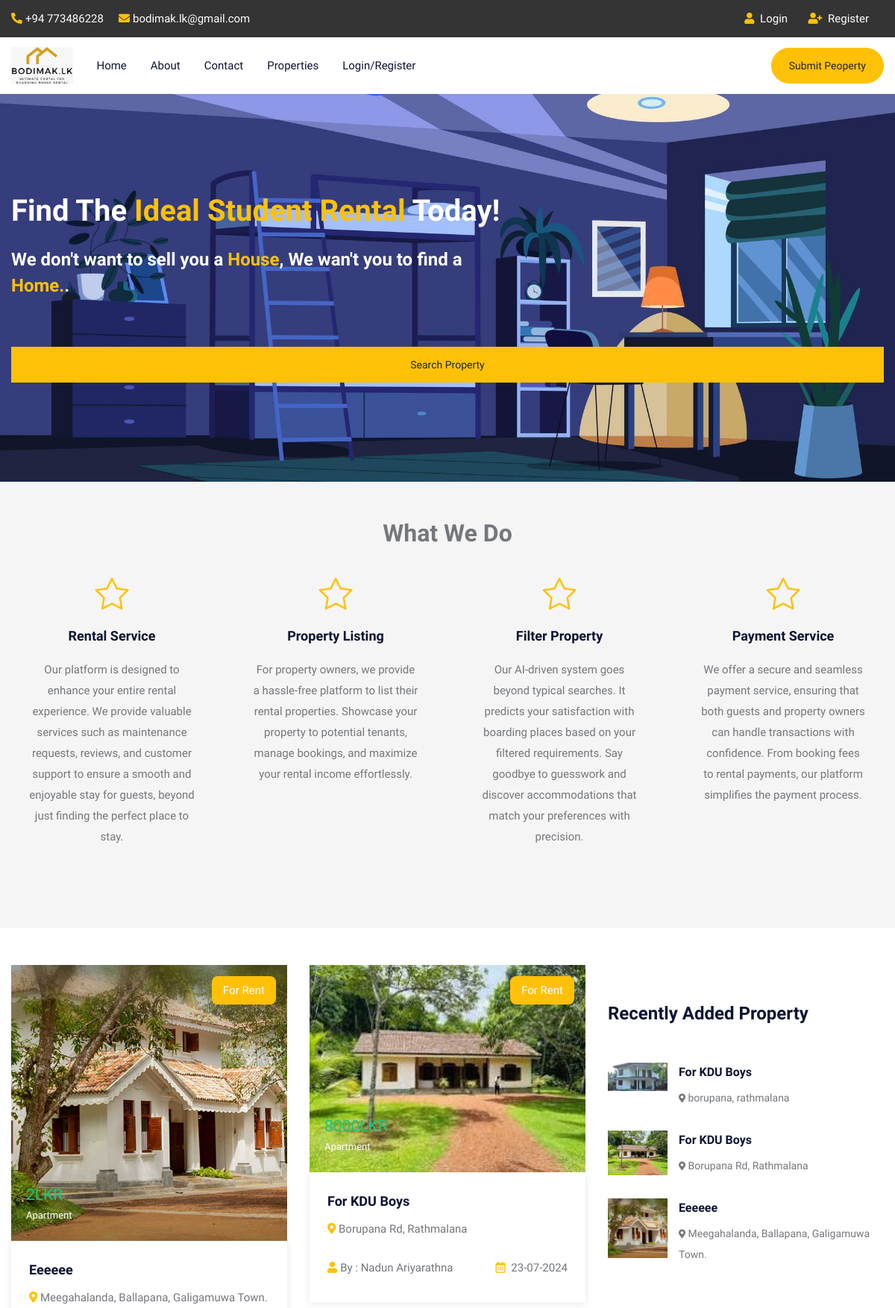
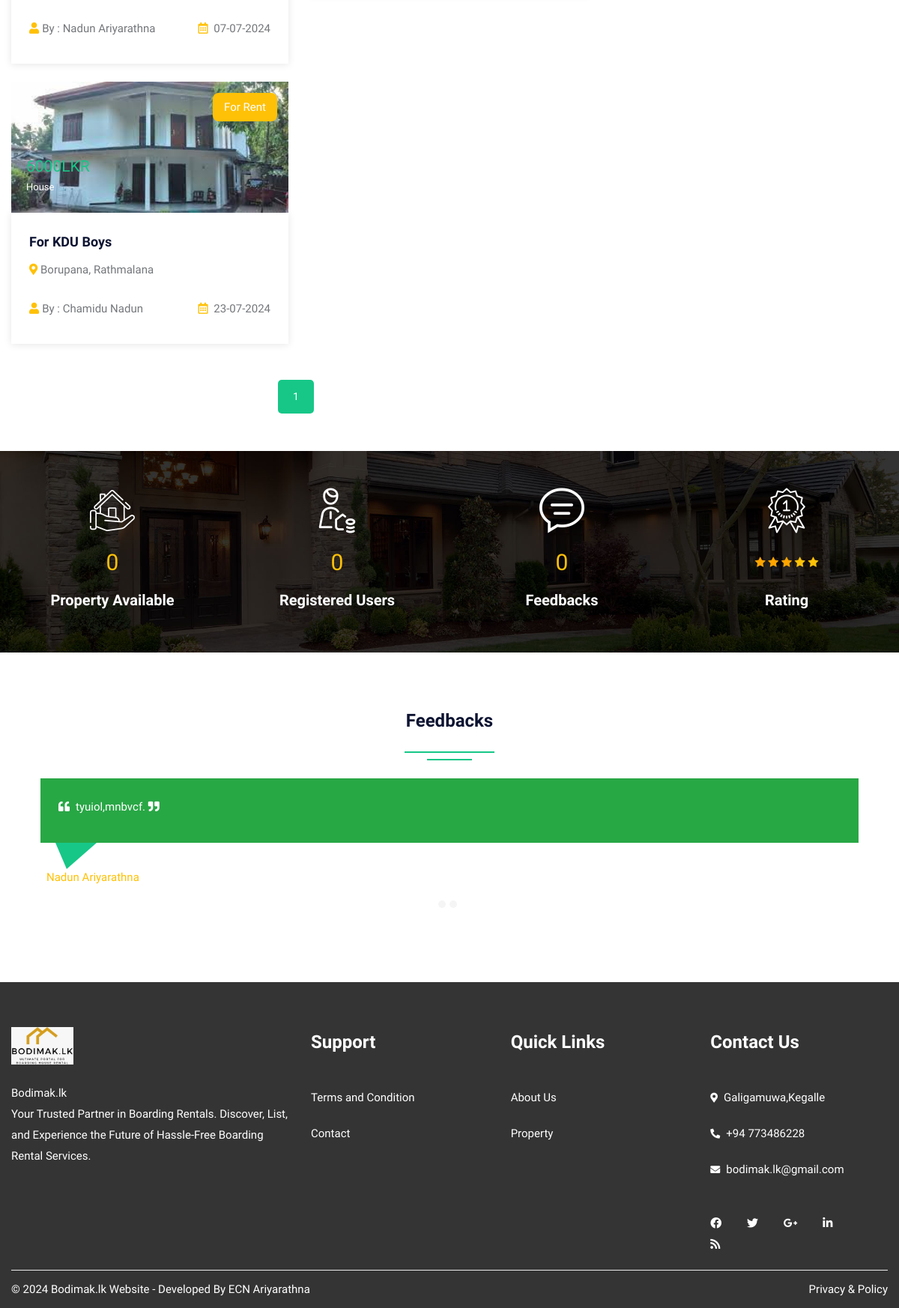
The page / on the database its author committed (2 pictures, top to bottom).
### tables this page shows
CREATE TABLE `property` (
  `pid` int(50) NOT NULL,
  `title` varchar(200) NOT NULL,
  `pcontent` varchar(500) NOT NULL,
  `type` varchar(100) NOT NULL,
  `bpr` int(50) NOT NULL,
  `bedroom` int(50) NOT NULL,
  `bathroom` int(50) NOT NULL,
  `btype` varchar(50) NOT NULL,
  `balcony` int(50) NOT NULL,
  `kitchen` int(50) NOT NULL,
  `floor` varchar(50) NOT NULL,
  `foodoption` varchar(50) NOT NULL,
  `rent` int(50) NOT NULL,
  `kmoney` int(50) NOT NULL,
  `address` varchar(200) NOT NULL,
  `city` varchar(100) NOT NULL,
  `district` varchar(100) NOT NULL,
  `feature` varchar(500) NOT NULL,
  `pimage` varchar(300) NOT NULL,
  `pimage1` varchar(300) NOT NULL,
  `pimage2` varchar(300) NOT NULL,
  `pimage3` varchar(300) NOT NULL,
  `uid` int(50) NOT NULL,
  `location_link` varchar(300) NOT NULL,
  `date` datetime NOT NULL DEFAULT current_timestamp(),
  `isFeatured` varchar(50) NOT NULL
);

CREATE TABLE `user` (
  `uid` int(50) NOT NULL,
  `uname` varchar(100) NOT NULL,
  `uemail` varchar(100) NOT NULL,
  `uphone` varchar(20) NOT NULL,
  `upass` varchar(50) NOT NULL,
  `uimage` varchar(300) NOT NULL
);

CREATE TABLE `feedback` (
  `fid` int(50) NOT NULL,
  `uid` int(50) NOT NULL,
  `fdescription` varchar(300) NOT NULL,
  `status` int(1) NOT NULL,
  `date` datetime NOT NULL DEFAULT current_timestamp()
);

### index.php (the view, shortened to what this page needs)
<?php
include("config.php");
$itemsPerPage = 6;
$page = isset($_GET['page']) ? intval($_GET['page']) : 1;
$offset = ($page - 1) * $itemsPerPage;
$query = mysqli_query($con, "SELECT property.*, user.uname, user.uimage
                             FROM `property`, `user`
                             WHERE property.uid = user.uid
                             LIMIT $offset, $itemsPerPage");
?>
<!DOCTYPE html>
<html lang="en">
<head>
<link rel="stylesheet" type="text/css" href="css/bootstrap.min.css">
<link rel="stylesheet" type="text/css" href="css/jquery-ui.css">
<link rel="stylesheet" type="text/css" href="css/layerslider.css">
<link rel="stylesheet" type="text/css" href="css/color.css">
<link rel="stylesheet" type="text/css" href="css/owl.carousel.min.css">
<link rel="stylesheet" type="text/css" href="css/font-awesome.min.css">
<link rel="stylesheet" type="text/css" href="fonts/flaticon/flaticon.css">
<link rel="stylesheet" type="text/css" href="css/style.css">
<link rel="stylesheet" type="text/css" href="css/login.css">
<link rel="stylesheet" href="https://cdnjs.cloudflare.com/ajax/libs/font-awesome/4.7.0/css/font-awesome.min.css">
</head>
<body>
<div id="page-wrapper">
    <div class="row">
		<?php include("include/header.php");?>
        <div class="overlay-black w-100 slider-banner1 position-relative" style="background-image: url('2q.jpg');
        background-size: cover; background-position: center center; background-repeat: no-repeat;">
            <div class="container h-100">
                <div class="row h-100 align-items-center">
                    <div class="col-lg-12">
                        <div class="text-white">
                            <h1 class="mb-4">Find The <span class="text-warning"> Ideal Student Rental </span> Today! </h1>
                            <h4>  We don't want to sell you a <span class="text-warning">House</span>, We wan't you to find a
                            <span class="text-warning"><br>Home.</span>. </h4><br><br>
                            <a href="filterproperty.php"><button type="button" name="filter" class="btn btn-warning w-100">Search Property</button></a><br>
                            </div>
                    </div>
                </div>
            </div>
        </div>
        <div class="full-row bg-gray">
            <div class="container">
                <div class="row">
                    <div class="col-lg-12">
                        <h2 class="text-black text-center mb-3">What We Do</h2></div>
                </div>
                <div class="text-box-one">
                    <div class="row">
                        <div class="col-lg-3 col-md-6">
                            <div class="p-4 text-center hover-bg-white hover-shadow rounded mb-4 transation-3s">
								<i class="flaticon-star text-warning flat-medium" aria-hidden="true"></i>
                                <h5 class="text-secondary hover-text-warning py-3 m-0"><a href="#">Rental Service</a></h5>
                                <p>Our platform is designed to enhance your entire rental experience. We provide valuable services such as maintenance requests, reviews, and customer support to ensure a smooth and enjoyable stay for guests, beyond just finding the perfect place to stay.</p>
                            </div>
                        </div>
                        <div class="col-lg-3 col-md-6">
                            <div class="p-4 text-center hover-bg-white hover-shadow rounded mb-4 transation-3s">
								<i class="flaticon-star text-warning flat-medium" aria-hidden="true"></i>
                                <h5 class="text-secondary hover-text-warning py-3 m-0"><a href="#">Property Listing</a></h5>
                                <p>For property owners, we provide a hassle-free platform to list their rental properties. Showcase your property to potential tenants, manage bookings, and maximize your rental income effortlessly.</p>
                            </div>
                        </div>
                        <div class="col-lg-3 col-md-6">
                            <div class="p-4 text-center hover-bg-white hover-shadow rounded mb-4 transation-3s">
								<i class="flaticon-star text-warning flat-medium" aria-hidden="true"></i>
                                <h5 class="text-secondary hover-text-warning py-3 m-0"><a href="#">Filter Property</a></h5>
                                <p>Our AI-driven system goes beyond typical searches. It predicts your satisfaction with boarding places based on your filtered requirements. Say goodbye to guesswork and discover accommodations that match your preferences with precision.</p>
                            </div>
                        </div>
                        <div class="col-lg-3 col-md-6">
                            <div class="p-4 text-center hover-bg-white hover-shadow rounded mb-4 transation-3s">
								<i class="flaticon-star text-warning flat-medium" aria-hidden="true"></i>
                                <h5 class="text-secondary hover-text-warning py-3 m-0"><a href="#">Payment Service</a></h5>
                                <p>We offer a secure and seamless payment service, ensuring that both guests and property owners can handle transactions with confidence. From booking fees to rental payments, our platform simplifies the payment process.</p>
                            </div>
                        </div>
                    </div>
                </div>
            </div>
        </div>
        <div class="full-row">
            <div class="container">
                <div class="row">
                    <div class="col-lg-8">
                        <div class="row">
                            <?php
                            while ($row = mysqli_fetch_array($query)) {
                                ?>
                                <div class="col-md-6">
                                    <div class="featured-thumb hover-zoomer mb-4">
                                        <div class="overlay-black overflow-hidden position-relative"> <img src="admin/property/<?php echo $row['18'];?>" alt="pimage">
                                        <div class="sale bg-warning text-white">For Rent</div>
                                        <div class="price text-primary text-capitalize"><?php echo $row['rent'];?>LKR <span class="text-white"><?php echo $row['type'];?></span></div>
                                    </div>
                                    <div class="featured-thumb-data shadow-one">
                                        <div class="p-4">
                                            <h5 class="text-secondary hover-text-warning mb-2 text-capitalize"><a href="propertydetail.php?pid=<?php echo $row['0'];?>"><?php echo $row['1'];?></a></h5>
                                            <span class="location text-capitalize"><i class="fas fa-map-marker-alt text-warning"></i> <?php echo $row['14'];?></span> </div>
                                            <div class="px-4 pb-4 d-inline-block w-100">
                                                <div class="float-left text-capitalize"><i class="fas fa-user text-warning mr-1"></i>By : <?php echo $row['uname'];?></div>
                                                <div class="float-right"><i class="far fa-calendar-alt text-warning mr-1"></i> <?php echo date('d-m-Y', strtotime($row['date']));?></div>
                                            </div>
                                        </div>
                                    </div>
                                </div>
                            <?php
                            }
                            ?>
                            <div class="col-md-12">
                                <nav aria-label="Page navigation">
                                    <ul class="pagination justify-content-center mt-4">
                                        <?php
                                        $totalPropertiesQuery = mysqli_query($con, "SELECT COUNT(*) as total FROM `property`");
                                        $totalProperties = mysqli_fetch_assoc($totalPropertiesQuery)['total'];
                                        $totalPages = ceil($totalProperties / $itemsPerPage);
                                        for ($i = 1; $i <= $totalPages; $i++) {
                                            $activeClass = ($page == $i) ? 'active' : '';
                                            echo '<li class="page-item ' . $activeClass . '"><a class="page-link" href="?page=' . $i . '">' . $i . '</a></li>';
                                        }
                                        ?>
                                    </ul>
                                </nav>
                            </div>
                        </div>
                    </div>
                    <div class="col-lg-4">
                        <div class="sidebar-widget mt-5">
                            <h4 class="double-down-line-left text-secondary position-relative pb-4 mb-4">Recently Added Property</h4>
                            <ul class="property_list_widget">
								<?php
								$query=mysqli_query($con,"SELECT * FROM `property` ORDER BY date DESC LIMIT 5;");
										while($row=mysqli_fetch_array($query))
										{
								?>
                                <li> <img src="admin/property/<?php echo $row['18'];?>" alt="pimage">
                                    <h6 class="text-secondary hover-text-warning text-capitalize"><a href="propertydetail.php?pid=<?php echo $row['0'];?>"><?php echo $row['1'];?></a></h6>
                                    <span class="font-14"><i class="fas fa-map-marker-alt icon-success icon-small"></i> <?php echo $row['14'];?></span>
                                </li>
                                <?php } ?>
                            </ul>
                        </div>
                    </div>
                </div>
            </div>
        </div>
        <div class="full-row overlay-secondary" style="background-image: url('images/breadcromb.jpg'); background-size: cover; background-position: center center; background-repeat: no-repeat;">
            <div class="container">
                <div class="fact-counter">
                    <div class="row">
                        <div class="col-md-3">
                            <div class="count wow text-center  mb-sm-50" data-wow-duration="300ms"> <i class="flaticon-house flat-large text-white" aria-hidden="true"></i>
								<?php
										$query=mysqli_query($con,"SELECT count(pid) FROM property");
											while($row=mysqli_fetch_array($query))
												{
										?>
                                <div class="count-num text-warning my-4" data-speed="3000" data-stop="<?php
												$total = $row[0];
												echo $total;?>">0</div>
								<?php } ?>
                                <div class="text-white h5">Property Available</div>
                            </div>
                        </div>
                        <div class="col-md-3">
                            <div class="count wow text-center  mb-sm-50" data-wow-duration="300ms"> <i class="flaticon-man flat-large text-white" aria-hidden="true"></i>
                                <?php
										$query=mysqli_query($con,"SELECT count(uid) FROM user");
											while($row=mysqli_fetch_array($query))
												{
										?>
                                <div class="count-num text-warning my-4" data-speed="3000" data-stop="<?php
												$total = $row[0];
												echo $total;?>">0</div>
								<?php } ?>
                                <div class="text-white h5">Registered Users</div>
                            </div>
                        </div>
                        <div class="col-md-3">
                            <div class="count wow text-center  mb-sm-50" data-wow-duration="300ms"> <i class="flaticon-chat-comment-oval-speech-bubble-with-text-lines flat-large text-white" aria-hidden="true"></i>
                                <?php
										$query=mysqli_query($con,"SELECT count(fid) FROM feedback");
											while($row=mysqli_fetch_array($query))
												{
										?>
                                <div class="count-num text-warning my-4" data-speed="3000" data-stop="<?php
												$total = $row[0];
												echo $total;?>">0</div>
								<?php } ?>
                                <div class="text-white h5">Feedbacks</div>
                            </div>
                        </div>
                        <div class="col-md-3">
                            <div class="count wow text-center  mb-sm-50" data-wow-duration="300ms"> <i class="flaticon-reward flat-large text-white" aria-hidden="true"></i>
                                <div class="text-warning my-4">
                                <span class="fa fa-star checked"></span>
                                <span class="fa fa-star checked"></span>
                                <span class="fa fa-star checked"></span>
                                <span class="fa fa-star"></span>
                                <span class="fa fa-star"></span>
                                </div>
                                <div class="text-white h5">Rating</div>
                            </div>
                        </div>
                    </div>
                </div>
            </div>
        </div>
        <div class="full-row">
            <div class="container">
                <div class="row">
					<div class="col-lg-12">
						<div class="content-sidebar p-4">
							<div class="mb-3 col-lg-12">
								<h4 class="text-secondary double-down-line text-center mb-4">Feedbacks</h4>
									<div class="recent-review owl-carousel owl-dots-gray owl-dots-hover-success">
										<?php
												$query=mysqli_query($con,"SELECT feedback.*, user.* from feedback,user where feedback.uid=user.uid and feedback.status='0'");
												while($row=mysqli_fetch_array($query))
													{
										?>
										<div class="item">
											<div class="p-4 bg-success down-angle-white position-relative">
												<p class="text-white"><i class="fas fa-quote-left mr-2 text-white"></i><?php echo $row['fdescription']; ?>. <i class="fas fa-quote-right mr-2 text-white"></i></p>
											</div>
											<div class="p-2 mt-4">
												<span class="text-warning d-table text-capitalize"><?php echo $row['uname']; ?>
											</div>
										</div>
										<?php }  ?>
									</div>
							</div>
						 </div>
					</div>
				</div>
			</div>
		</div>
		<?php include("include/footer.php");?>
    </div>
</div>
</body>
</head>

### css/color.css (style rules this page uses)
:root { --theme-ordinary-color: #74777b; }
:root { --theme-primary-color: #17c788; }
:root { --theme-secondary-color: #0d1432; }
:root { --theme-white-color: #fff; }
:root { --theme-light-color: #f8f8f8; }
:root { --theme-gray-color: #f5f5f5; }
:root { --theme-footer-color: #091b4b; }
:root { --theme-dark-color: #091b4b; }
:root { --text-light-color: #a3a7af; }
:root { --theme-primary-opacity-color: rgba(11, 191, 141, .8); }
:root { --theme-secondary-opacity-color: rgba(13,20,50,0.7); }
:root { --theme-white-opacity-color: rgba(255, 255, 255, 0.3); }
:root { --theme-dark-opacity-color: rgba(0, 0, 0, 0.5); }
:root { --theme-ordinary-font: 'Muli', sans-serif; }
:root { --theme-highlight-font: 'Comfortaa', cursive; }

### rows shown on the page
property: pimage (picture), rent "2", type "Apartment", title "Eeeeee", address "Meegahalanda, Ballapana, Galigamuwa Town.", uid.uname "Nadun Ariyarathna", date "07-07-2024"
property: pimage (picture), rent "8000", type "Apartment", title "For KDU Boys", address "Borupana Rd, Rathmalana", uid.uname "Nadun Ariyarathna", date "23-07-2024"
property: pimage (picture), rent "6000", type "House", title "For KDU Boys", address "Borupana, Rathmalana", uid.uname "Chamidu Nadun", date "23-07-2024", address "borupana, rathmalana"
feedback: fdescription "tyuiol,mnbvcf", uid.uname "Nadun Ariyarathna"
